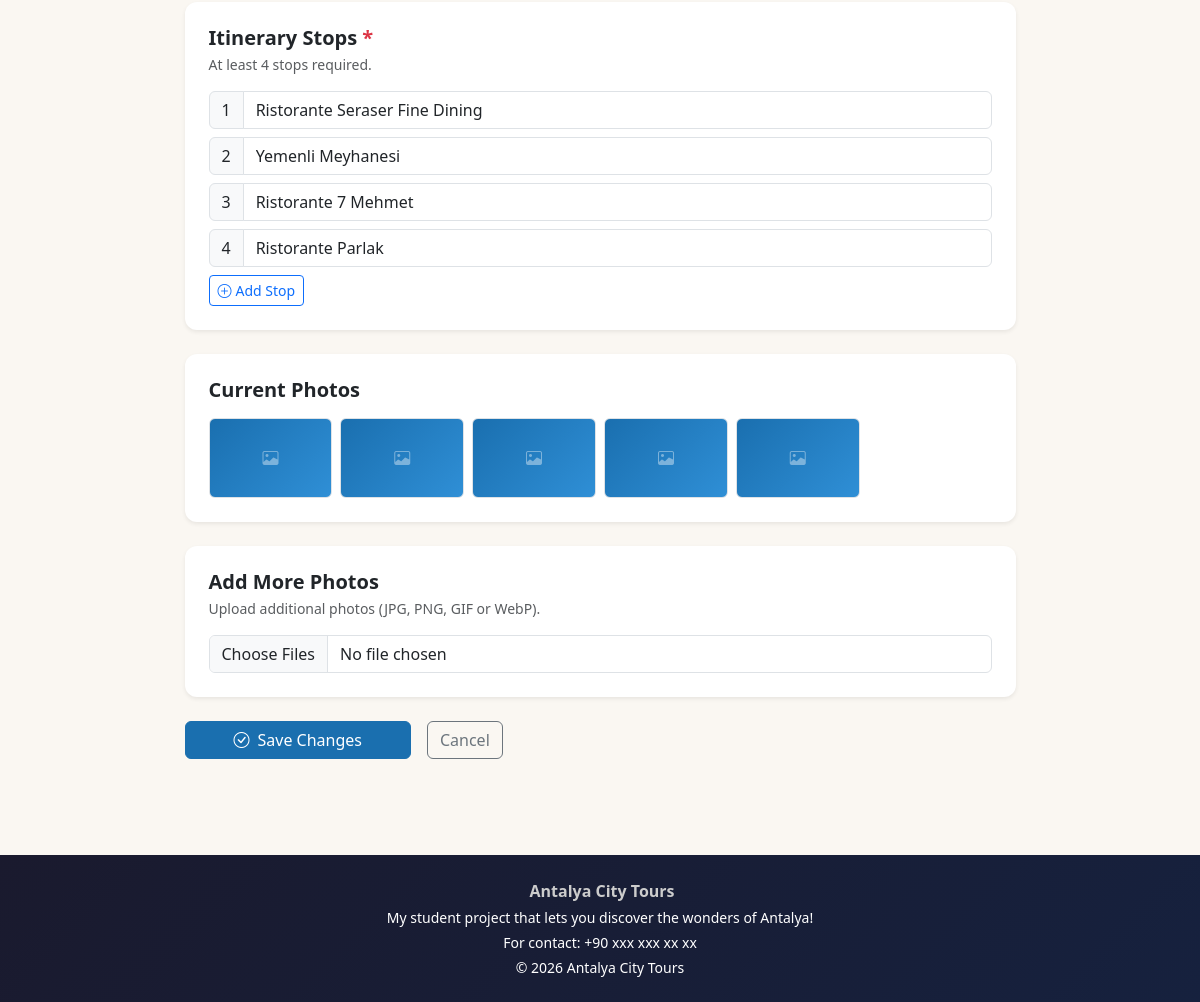
Before: /edit_tour/38 (signed in, lower part) with the older database file.
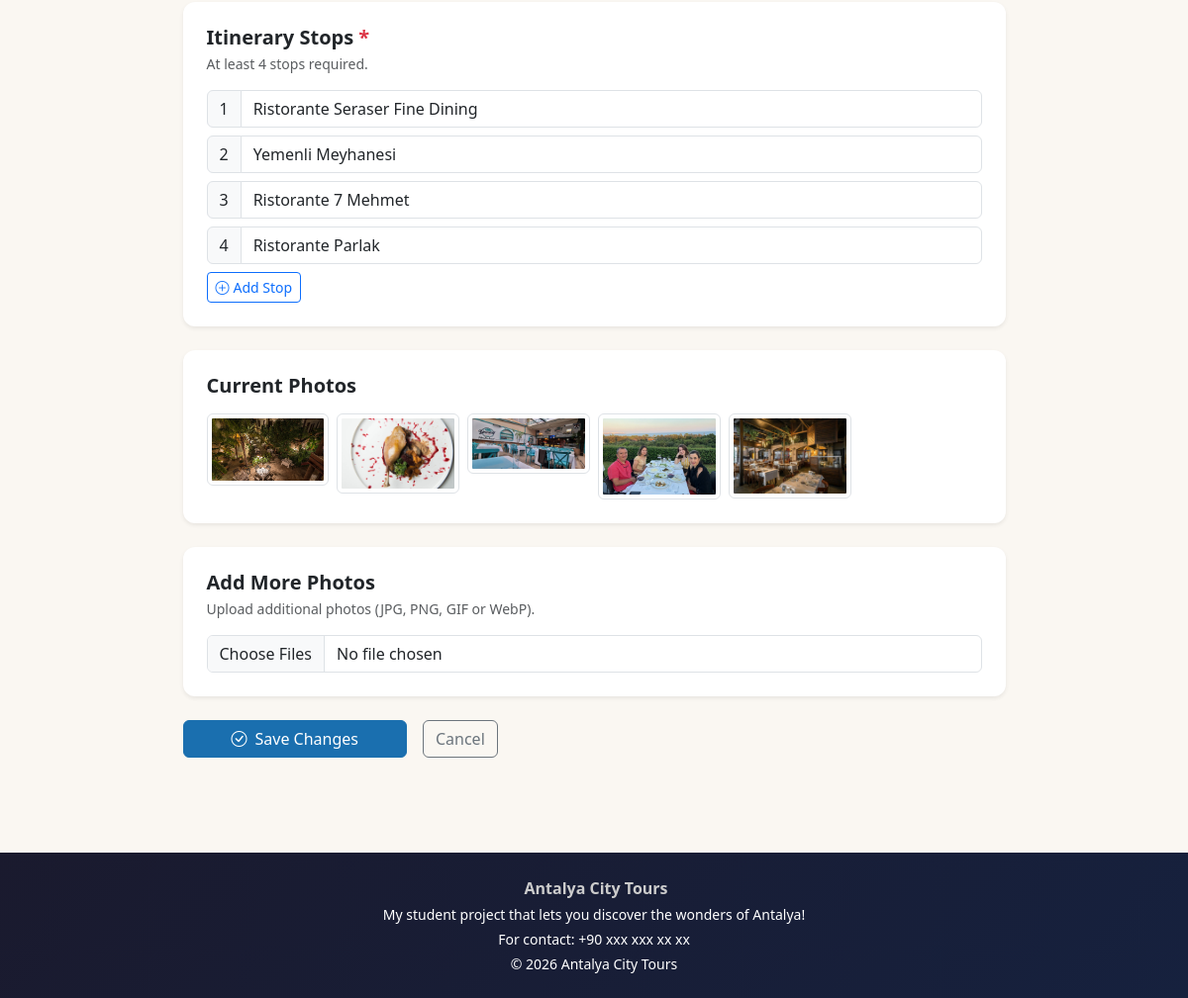
After: the same page with the newer database file.
### tables this page shows
CREATE TABLE tour_stops (
            id        INTEGER PRIMARY KEY AUTOINCREMENT,
            tour_id   INTEGER NOT NULL REFERENCES tours(id) ON DELETE CASCADE,
            stop_name TEXT NOT NULL,
            order_num INTEGER NOT NULL DEFAULT 0
        );

CREATE TABLE tour_photos (
            id        INTEGER PRIMARY KEY AUTOINCREMENT,
            tour_id   INTEGER NOT NULL REFERENCES tours(id) ON DELETE CASCADE,
            filename  TEXT NOT NULL,
            order_num INTEGER NOT NULL DEFAULT 0
        );

### app.py (the view, shortened to what this page needs)
@app.route('/edit_tour/<int:tour_id>', methods=['GET', 'POST'])
@login_required
def edit_tour(tour_id):
    if not current_user.is_guide():
        abort(403)
    db = get_db()
    tour = db.execute('SELECT * FROM tours WHERE id = ? AND guide_id = ?',
                      (tour_id, current_user.id)).fetchone()
    if not tour:
        db.close()
        abort(404)
    locked = has_reservations(tour_id)
    guide_langs = [r['language'] for r in db.execute(
        'SELECT language FROM guide_languages WHERE guide_id = ?', (current_user.id,)
    ).fetchall()]
    stops = db.execute('SELECT stop_name FROM tour_stops WHERE tour_id = ? ORDER BY order_num', (tour_id,)).fetchall()
    schedule = db.execute('SELECT day_of_week, start_time FROM tour_schedule WHERE tour_id = ?', (tour_id,)).fetchall()
    photos = db.execute('SELECT id, filename FROM tour_photos WHERE tour_id = ? ORDER BY order_num', (tour_id,)).fetchall()
    db.close()
    sched_dict = {s['day_of_week']: s['start_time'] for s in schedule}
    return render_template('edit_tour.html', tour=tour, locked=locked, languages=guide_langs,
                           themes=THEMES,
                           stops=stops, schedule=schedule, photos=photos, days=DAYS_OF_WEEK,
                           sched_dict=sched_dict)

### app.py (called while the page is built)
def get_db():
    conn = sqlite3.connect(DATABASE)
    conn.row_factory = sqlite3.Row
    conn.execute('PRAGMA foreign_keys = ON')
    return conn

def get_csrf_token():
    if '_csrf_token' not in session:
        session['_csrf_token'] = secrets.token_hex(32)
    return session['_csrf_token']

@app.before_request
def csrf_protect():
    if request.method == 'POST':
        token = session.get('_csrf_token')
        form_token = request.form.get('_csrf_token')
        if not token or token != form_token:
            abort(403)

@app.context_processor
def inject_globals():
    return {
        'csrf_token': get_csrf_token(),
        'current_year': datetime.now().year,
        'schedule_label': schedule_label,
    }

@login_manager.user_loader
def load_user(uid):
    db = get_db()
    row = db.execute('SELECT * FROM users WHERE id = ?', (uid,)).fetchone()
    db.close()
    return User(row) if row else None

def has_reservations(tour_id):
    db = get_db()
    r = db.execute('SELECT 1 FROM reservations WHERE tour_id = ? LIMIT 1', (tour_id,)).fetchone()
    db.close()
    return r is not None

    def is_guide(self):
        return self.role == 'guide'

### templates/edit_tour.html (shortened to what this page needs)
{% extends 'base.html' %}
{% block content %}
<div class="container py-5">
    <div class="row justify-content-center">
        <div class="col-lg-9">
            <form method="post" action="{{ url_for('edit_tour', tour_id=tour['id']) }}"
                enctype="multipart/form-data" id="editForm" data-locked="{{ 1 if locked else 0 }}" novalidate>
                <div class="card border-0 shadow-sm mb-4">
                    <div class="card-body p-4">
                        <h2 class="h5 fw-bold mb-1">Itinerary Stops <span class="text-danger">*</span></h2>
                        <p class="text-muted small mb-3">At least 4 stops required.</p>
                        <div id="stopsContainer">
                            {% set prev = request.form.getlist('stop') %}
                            {% set src = prev if prev else stops %}
                            {% for item in src %}
                                <div class="input-group mb-2 stop-row">
                                    <span class="input-group-text stop-num">{{ loop.index }}</span>
                                    <input type="text" name="stop" class="form-control"
                                           placeholder="Stop name"
                                           value="{{ item if item is string else item['stop_name'] }}"
                                           required>
                                </div>
                            {% endfor %}
                        </div>
                        <button type="button" id="addStop" class="btn btn-outline-primary btn-sm">
                            <i class="bi bi-plus-circle me-1"></i>Add Stop
                        </button>
                    </div>
                </div>
                {% if photos %}
                    <div class="card border-0 shadow-sm mb-4">
                        <div class="card-body p-4">
                            <h2 class="h5 fw-bold mb-3">Current Photos</h2>
                            <div class="row g-2">
                                {% for photo in photos %}
                                    <div class="col-4 col-sm-3 col-md-2">
                                        {% if photo['filename'] != 'placeholder' %}
                                            <img src="{{ url_for('static', filename='uploads/' + photo['filename']) }}"
                                                 class="img-thumbnail" alt="Tour photo">
                                        {% else %}
                                            <div class="img-thumbnail tour-placeholder-img d-flex align-items-center
                                                        justify-content-center" style="height:80px">
                                                <i class="bi bi-image text-white" style="opacity:.4"></i>
                                            </div>
                                        {% endif %}
                                    </div>
                                {% endfor %}
                            </div>
                        </div>
                    </div>
                {% endif %}
                <div class="card border-0 shadow-sm mb-4">
                    <div class="card-body p-4">
                        <h2 class="h5 fw-bold mb-1">Add More Photos</h2>
                        <p class="text-muted small mb-3">
                            Upload additional photos (JPG, PNG, GIF or WebP).
                        </p>
                        <input type="file" name="new_photos" class="form-control"
                               accept="image/*" multiple>
                    </div>
                </div>
                <div class="d-flex gap-3">
                    <button type="submit" class="btn btn-primary px-5">
                        <i class="bi bi-check-circle me-2"></i>Save Changes
                    </button>
                    <a href="{{ url_for('guide_profile') }}" class="btn btn-outline-secondary">Cancel</a>
                </div>
            </form>
        </div>
    </div>
</div>
{% endblock %}

### templates/base.html (shortened to what this page needs)
<!DOCTYPE html>
<html lang="en">
<head>
    <link rel="stylesheet" href="https://cdn.jsdelivr.net/npm/bootstrap@5.3.2/dist/css/bootstrap.min.css">
    <link rel="stylesheet" href="https://cdn.jsdelivr.net/npm/bootstrap-icons@1.11.3/font/bootstrap-icons.css">
    <link rel="stylesheet" href="{{ url_for('static', filename='css/style.css') }}">
</head>
<body>
<main>
    {% block content %}{% endblock %}
</main>
<footer class="site-footer mt-5">
    <div class="container text-center py-4">
        <p class="mb-1 fw-semibold">
            Antalya City Tours
        </p>
        <p class="small text-white mb-0">
            My student project that lets you discover the wonders of Antalya!
        </p>
        <p class="small text-white mt-1 mb-0">For contact: +90 xxx xxx xx xx</p>
        <p class="small text-white mt-1 mb-0">&copy; {{ current_year }} Antalya City Tours</p>
    </div>
</footer>
</body>
</html>

### static/css/style.css (style rules this page uses)
:root { --primary: #1a6faf; --primary-dk: #145a8e; --accent: #2f8fd6; --accent-dk: #1f74b0; --bg: #faf7f2; --text: #2d3436; --muted: #636e72; --card-bg: #ffffff; --border: #e0d9d0; --radius: 0.75rem; --shadow: 0 4px 20px rgba(0,0,0,.08); }
body { font-family: 'Segoe UI', system-ui, -apple-system, sans-serif; background-color: var(--bg); color: var(--text); }
.btn-primary, .bg-primary { background-color: var(--primary) !important; border-color: var(--primary) !important; }
.site-footer { background: linear-gradient(135deg, #1a1a2e 0%, #16213e 100%); color: #ccc; }
.card { border-radius: var(--radius) !important; }

Changed rows visible on the page:
changed tour_photos (number 1 of 5 on the later page): filename: picture added; filename "placeholder" → "tours/food1.jpg" (drawn)
changed tour_photos (number 2 of 5 on the later page): filename: picture added; filename "placeholder" → "tours/food2.jpg" (drawn)
changed tour_photos (number 3 of 5 on the later page): filename: picture added; filename "placeholder" → "tours/food3.jpg" (drawn)
changed tour_photos (number 4 of 5 on the later page): filename: picture added; filename "placeholder" → "tours/food4.jpg" (drawn)
changed tour_photos (number 5 of 5 on the later page): filename: picture added; filename "placeholder" → "tours/food5.jpg" (drawn)
